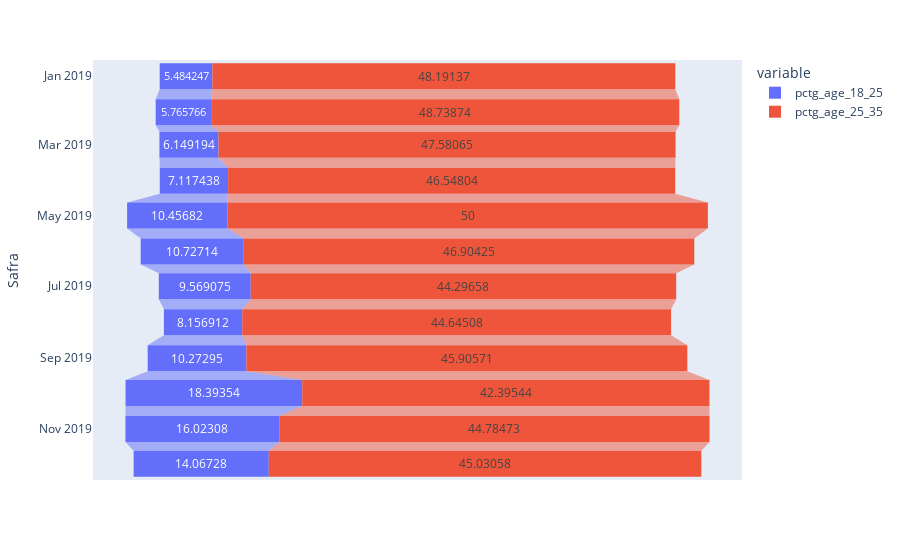

The cell this chart's notebook holds for it:
### Code cell
temp_novo_2 = safra_grouped[['Safra', 'Over30mob3', 'pctg_age_18_25', 'pctg_age_25_35', 'pctg_age_35_45', 'pctg_age_45_60','pctg_age_60mais']].copy()

temp_novo_2 = pd.melt(temp_novo_2, id_vars='Safra', value_vars=['pctg_age_18_25', 'pctg_age_25_35'])

temp_novo_2['Safra'] = temp_novo_2['Safra'].astype(str)

fig = px.funnel(temp_novo_2, x='value', y='Safra', color='variable')

fig.show()

### Figure 1 — Plotly figure (JSON) as saved in the notebook; plotly's stock layout.template omitted (floating-point values rounded to 4 significant figures)
{"data": [{"hovertemplate": "variable=pctg_age_18_25<br>value=%{x}<br>Safra=%{y}<extra></extra>", "legendgroup": "pctg_age_18_25", "marker": {"color": "#636efa"}, "name": "pctg_age_18_25", "orientation": "h", "showlegend": true, "type": "funnel", "x": [5.484, 5.766, 6.149, 7.117, 10.46, 10.73, 9.569, 8.157, 10.27, 18.39, 16.02, 14.07], "xaxis": "x", "y": ["2019-01", "2019-02", "2019-03", "2019-04", "2019-05", "2019-06", "2019-07", "2019-08", "2019-09", "2019-10", "2019-11", "2019-12"], "yaxis": "y"}, {"hovertemplate": "variable=pctg_age_25_35<br>value=%{x}<br>Safra=%{y}<extra></extra>", "legendgroup": "pctg_age_25_35", "marker": {"color": "#EF553B"}, "name": "pctg_age_25_35", "orientation": "h", "showlegend": true, "type": "funnel", "x": [48.19, 48.74, 47.58, 46.55, 50, 46.9, 44.3, 44.65, 45.91, 42.4, 44.78, 45.03], "xaxis": "x", "y": ["2019-01", "2019-02", "2019-03", "2019-04", "2019-05", "2019-06", "2019-07", "2019-08", "2019-09", "2019-10", "2019-11", "2019-12"], "yaxis": "y"}], "layout": {"legend": {"title": {"text": "variable"}, "tracegroupgap": 0}, "margin": {"t": 60}, "xaxis": {"anchor": "y", "domain": [0, 1], "title": {"text": "value"}}, "yaxis": {"anchor": "x", "domain": [0, 1], "title": {"text": "Safra"}}}}
